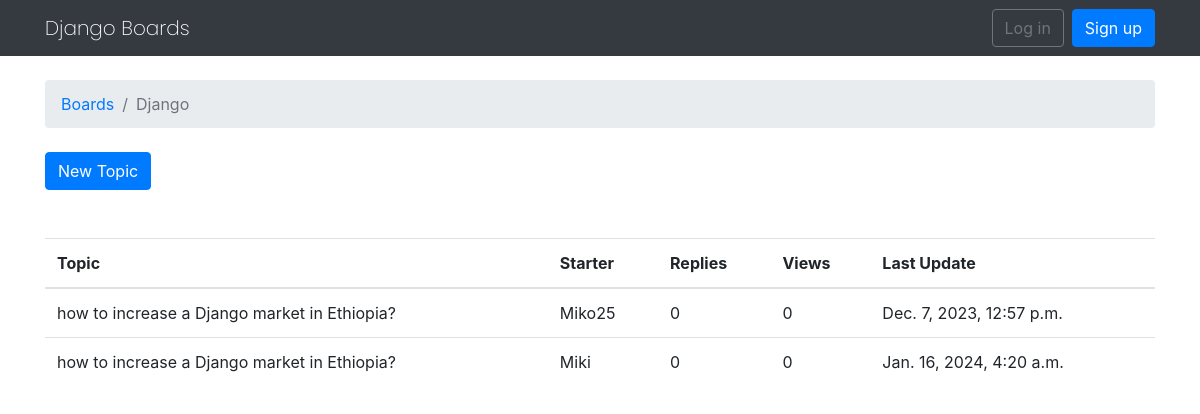
The app's page /boards/1/ with its own data.
### board_data/models.py (models this page shows, shortened)
class Board(models.Model):
    name = models.CharField(max_length=30, unique=True)
    descriptions = models.CharField(max_length=100)

class Topic(models.Model):
    subject = models.CharField(max_length=255)
    last_update = models.DateTimeField(auto_now_add=True)
    board = models.ForeignKey(Board, related_name='topics', on_delete=models.CASCADE)
    starter = models.ForeignKey(User, related_name='topics', on_delete=models.CASCADE)

### board_data/views.py (the view)
# urls.py: path('boards/<int:pk>/', views.board_topics, name='board_topics'),
def board_topics(request, pk):
    board = get_object_or_404(Board, pk=pk)
    context = {'board': board}
    return render(request, 'topics.html', context)

### templates/topics.html (shortened to what this page needs)
{% extends 'base.html' %}  {% block breadcrumb %}
<li class="breadcrumb-item"><a href="{% url 'home' %}">Boards</a></li>
<li class="breadcrumb-item active">{{ board.name }}</li>
{% endblock %} {% block content %}
<div>
  <a href="{% url 'new_topic' board.pk %}" class="btn btn-primary">New Topic</a>
</div>
<br />
<br />
<table class="table">
  <thead class="thead-inverse">
    <tr>
      <th>Topic</th>
      <th>Starter</th>
      <th>Replies</th>
      <th>Views</th>
      <th>Last Update</th>
    </tr>
  </thead>
  <tbody>
    {% for topic in board.topics.all %}
    <tr>
      <td>{{topic.subject}}</td>
      <td>{{topic.starter.username}}</td>
      <td>0</td>
      <td>0</td>
      <td>{{topic.last_update}}</td>
    </tr>
    {% endfor %}
  </tbody>
</table>
{% endblock %}

### records on screen
Board: name "Django"
Topic: subject "how to increase a Django market in Ethiopia?", starter.username "Miko25", last_update "Dec. 7, 2023, 12:57 p.m."
Topic: subject "how to increase a Django market in Ethiopia?", starter.username "Miki", last_update "Jan. 16, 2024, 4:20 a.m."
